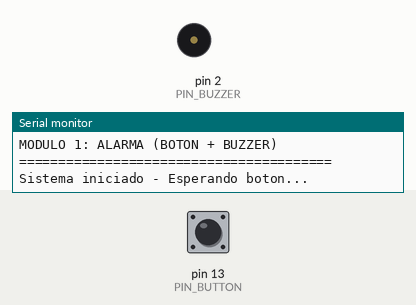
Simulated run of this sketch. Board: Arduino Uno, built with avr-gcc and run on an emulated ATmega328P. Parts: buzzer (waves = sounding, pin HIGH), the last lines printed to the serial monitor. Inputs (shaded band) come from the test bench; at power-on: pin 13 (PIN_BUTTON) LOW.

Above: at 2.2 s.
2.3 s: pin 13 (PIN_BUTTON) pulled HIGH for 0.15 s
At 2.7 s:
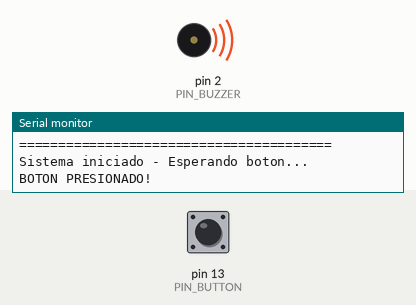
Timing chart, 0 to 5.3 s (numbered marks = the images above; inputs shaded):
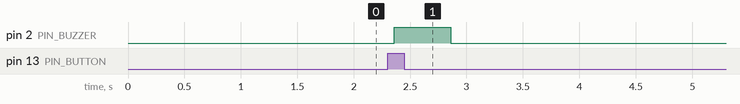

Measured:
- after the input at 2.3 s, pin 2 (PIN_BUZZER): LOW → HIGH after 0.06 s, → LOW 0.50 s later

The sketch:

modulo1_alarma_manual.ino
```cpp
const int PIN_BUTTON = 13;
const int PIN_BUZZER = 2;

unsigned long ultimo_tiempo_lectura = 0;
const unsigned long INTERVALO_DEBOUNCE = 100;
bool boton_presionado_anterior = false;

void setup() {
  Serial.begin(115200);
  delay(1000);

  pinMode(PIN_BUTTON, INPUT);
  pinMode(PIN_BUZZER, OUTPUT);
  digitalWrite(PIN_BUZZER, LOW);

  Serial.println("\n========================================");
  Serial.println("MODULO 1: ALARMA (BOTON + BUZZER)");
  Serial.println("========================================");
  Serial.println("Sistema iniciado - Esperando boton...");
}

void loop() {
  unsigned long tiempo_actual = millis();

  if (tiempo_actual - ultimo_tiempo_lectura >= INTERVALO_DEBOUNCE) {
    ultimo_tiempo_lectura = tiempo_actual;

    int estado_boton = digitalRead(PIN_BUTTON);

    if (estado_boton == HIGH && boton_presionado_anterior == false) {
      Serial.println("BOTON PRESIONADO!");
      digitalWrite(PIN_BUZZER, HIGH);
      delay(500);
      digitalWrite(PIN_BUZZER, LOW);
      Serial.println("Alarma desactivada");
    }

    boton_presionado_anterior = (estado_boton == HIGH);
  }

  delay(50);
}
```
